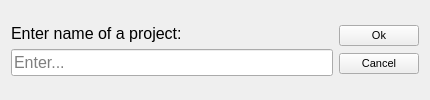
<?xml version="1.0" encoding="UTF-8"?>
<ui version="4.0">
 <class>SavingDialog</class>
 <widget class="QDialog" name="SavingDialog">
  <property name="geometry">
   <rect>
    <x>0</x>
    <y>0</y>
    <width>430</width>
    <height>100</height>
   </rect>
  </property>
  <property name="sizePolicy">
   <sizepolicy hsizetype="Fixed" vsizetype="Preferred">
    <horstretch>0</horstretch>
    <verstretch>0</verstretch>
   </sizepolicy>
  </property>
  <property name="minimumSize">
   <size>
    <width>430</width>
    <height>100</height>
   </size>
  </property>
  <property name="maximumSize">
   <size>
    <width>430</width>
    <height>100</height>
   </size>
  </property>
  <property name="windowTitle">
   <string>Save</string>
  </property>
  <property name="windowIcon">
   <iconset resource="resources.qrc">
    <normaloff>:/icons/databaseSaveIcon.png</normaloff>:/icons/databaseSaveIcon.png</iconset>
  </property>
  <layout class="QGridLayout" name="gridLayout">
   <item row="0" column="0">
    <layout class="QVBoxLayout" name="projectNameVerticalLayout">
     <item>
      <widget class="QLabel" name="projectNameLabel">
       <property name="font">
        <font>
         <pointsize>12</pointsize>
        </font>
       </property>
       <property name="text">
        <string>Enter name of a project:</string>
       </property>
       <property name="alignment">
        <set>Qt::AlignLeading|Qt::AlignLeft|Qt::AlignVCenter</set>
       </property>
      </widget>
     </item>
     <item>
      <widget class="QLineEdit" name="projectNameLine">
       <property name="font">
        <font>
         <pointsize>12</pointsize>
        </font>
       </property>
       <property name="placeholderText">
        <string>Enter...</string>
       </property>
      </widget>
     </item>
    </layout>
   </item>
   <item row="0" column="1">
    <layout class="QVBoxLayout" name="buttonsVerticalLayout">
     <item>
      <widget class="QPushButton" name="okButton">
       <property name="font">
        <font>
         <pointsize>8</pointsize>
        </font>
       </property>
       <property name="text">
        <string>Ok</string>
       </property>
       <property name="shortcut">
        <string>Return</string>
       </property>
       <property name="autoDefault">
        <bool>false</bool>
       </property>
       <property name="default">
        <bool>false</bool>
       </property>
      </widget>
     </item>
     <item>
      <widget class="QPushButton" name="cancelButton">
       <property name="font">
        <font>
         <pointsize>8</pointsize>
        </font>
       </property>
       <property name="text">
        <string>Cancel</string>
       </property>
       <property name="autoDefault">
        <bool>false</bool>
       </property>
      </widget>
     </item>
    </layout>
   </item>
  </layout>
 </widget>
 <tabstops>
  <tabstop>projectNameLine</tabstop>
  <tabstop>okButton</tabstop>
  <tabstop>cancelButton</tabstop>
 </tabstops>
 <resources>
  <include location="resources.qrc"/>
 </resources>
 <connections/>
</ui>
